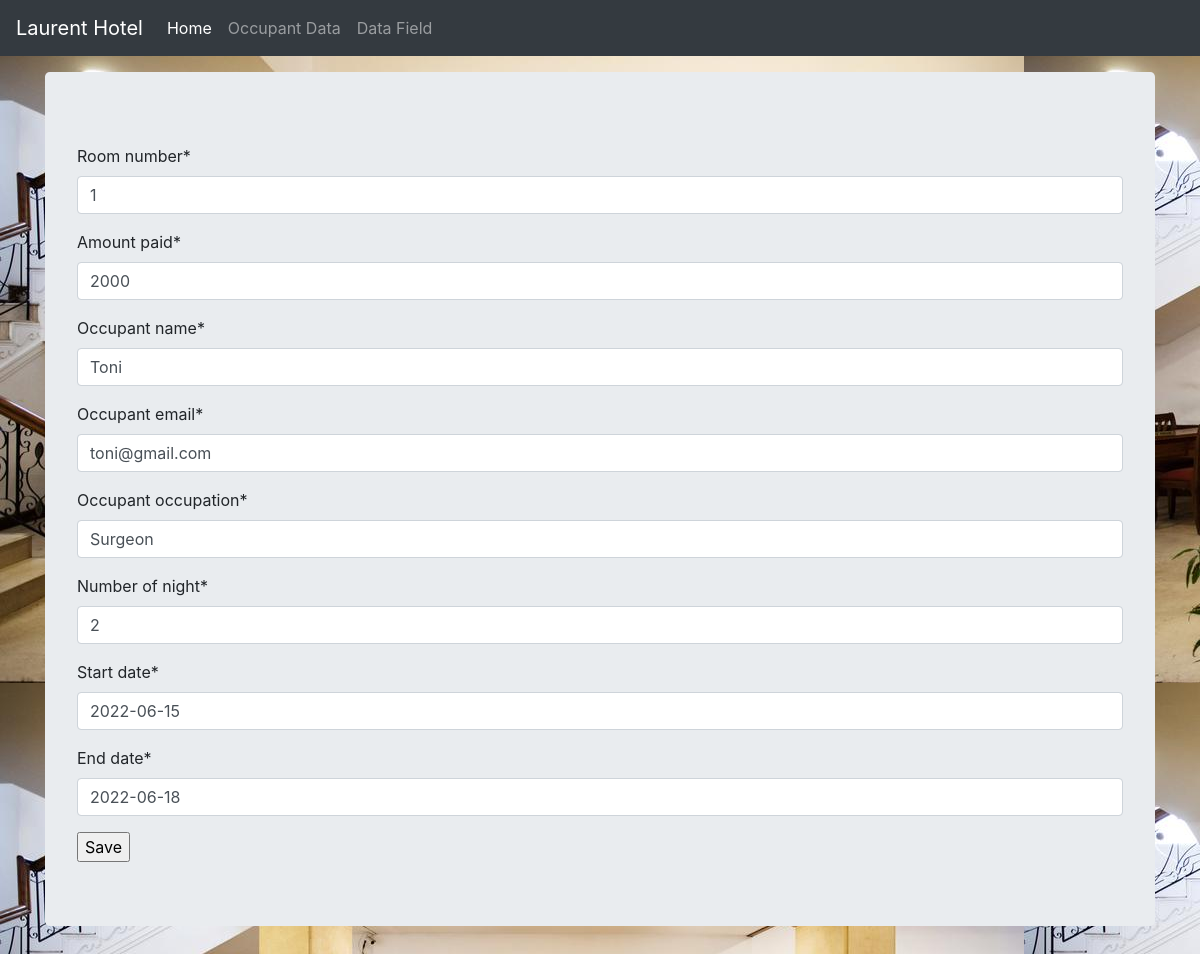
The app's page /update_data/1/ with its own data.
### HMS/models.py (models this page shows, shortened)
class Record(models.Model):
    id = models.AutoField(max_length=50, primary_key=True)
    room_number = models.IntegerField(max_length=50)
    amount_paid = models.IntegerField(max_length=1000000)
    occupant_name = models.CharField(max_length=100)
    occupant_email = models.EmailField(max_length=50)
    occupant_occupation = models.CharField(max_length=100)
    number_of_night = models.IntegerField(max_length=50)
    start_date = models.DateField(auto_now_add=False, auto_now=False)
    end_date = models.DateField(auto_now_add=False, auto_now=False)

### HMS/views.py (the view)
# urls.py: path('update_data/<str:pk>/', views.update_data, name="update_data"),
def update_data(request, pk):
	queryset = Record.objects.get(id=pk)
	form = RecordUpdateForm(instance=queryset)
	if request.method == 'POST':
		form = RecordUpdateForm(request.POST, instance=queryset)
		if form.is_valid():
			form.save()
			return redirect('/occupant_data')
	context = {
		'form':form
	}
	return render(request, 'add_occupants.html', context)

### HMS/forms.py
class RecordUpdateForm(forms.ModelForm):
    class Meta:
        model = Record
        fields = '__all__'

### HMS/templates/add_occupants.html (shortened to what this page needs)
{% load static %}
{% load crispy_forms_tags %}
<!DOCTYPE html>
<html lang="en">
  <head>
<link href="{% static 'css/stylesheet.css' %}" rel="stylesheet">
<link href="{% static 'css/bootstrap.min.css' %}" rel="stylesheet">
    <link href="{% static 'css/navbar-top-fixed.css' %}" rel="stylesheet">
  </head>
  <body>
{% include 'navbar.html' %}
<main role="main" class="container">
  <div class="jumbotron">
    <form method='POST' action=''>{% csrf_token %}
        {{form|crispy}}
        <input type="submit" value='Save'/>
    </form>
  </div>
</main>
</body>
</html>

### HMS/static/css/stylesheet.css (style rules this page uses)
body { background-color: #34eb6b; background-image: url("../img/desk.jpg"); }

### HMS/static/css/navbar-top-fixed.css (style rules this page uses)
body { min-height: 75rem; padding-top: 4.5rem; }

### records on screen
Record: room_number "1", amount_paid "2000", occupant_name "Toni", occupant_email "toni@gmail.com", occupant_occupation "Surgeon", number_of_night "2", start_date "2022-06-15", end_date "2022-06-18"
